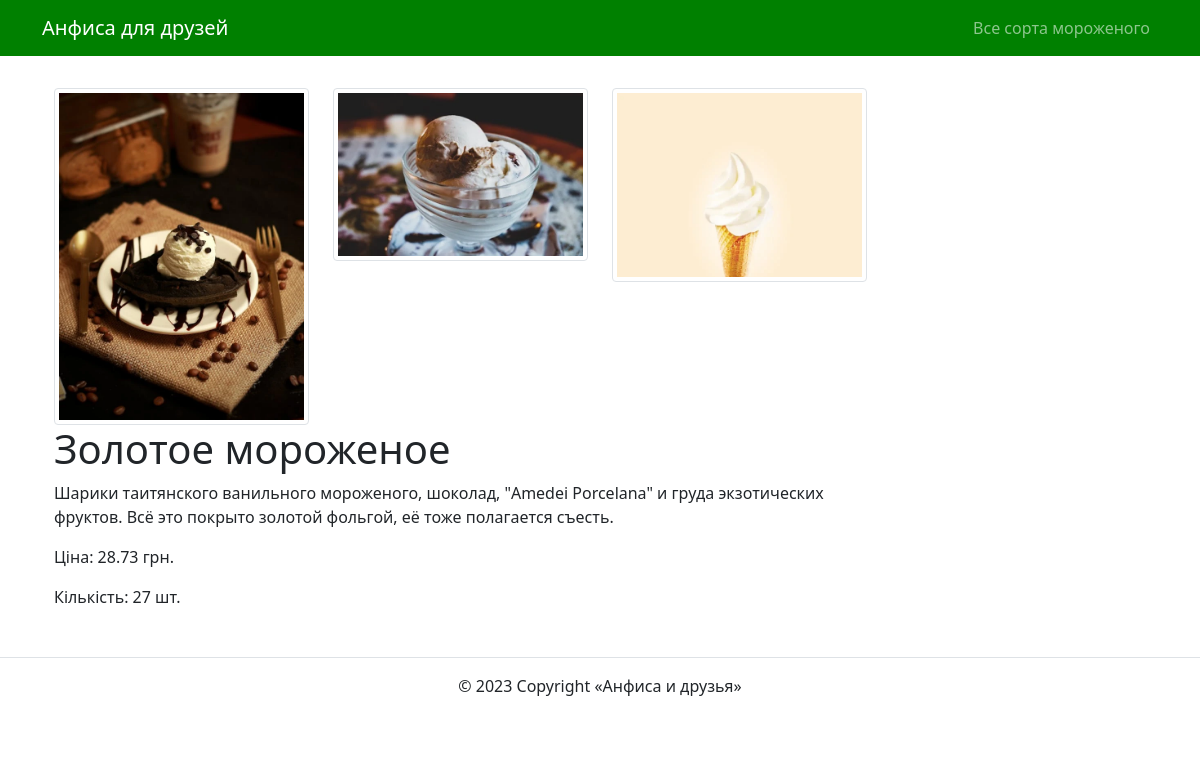
The page /ice_cream/1/ on the database its author committed.
### ice_cream/models.py (models this page shows, shortened)
class Image(models.Model):
    id = models.UUIDField(primary_key=True, editable=False, default=uuid.uuid4)
    ice_cream = models.ForeignKey(IceCream, on_delete=models.CASCADE, related_name='images')
    image = ProcessedImageField(
        verbose_name='Зображення',
        upload_to=get_image_path,
        processors=[],
        format='WEBP',
        options={'quality': 90},
    )
    thumbnail = ImageSpecField(
        source='image',
        processors=[ResizeToCover(300, 300)],
        format='WEBP',
        options={'quality': 50},
    )
    is_main = models.BooleanField(default=False, verbose_name='Основне зображення')

class IceCream(models.Model):
    name = models.CharField('Название', max_length=200)
    description = models.TextField('Описание')
    on_main = models.BooleanField('На главную?', default=True)
    image = ProcessedImageField(
        verbose_name='Зображення',
        upload_to='icecreams/',
        processors=[ResizeToFit(820, 440)],
        format='WEBP',
        options={'quality': 90},
        blank=True,
        null=True
    )
    quantity = models.PositiveIntegerField(verbose_name='Кількість', default=0)
    price = models.DecimalField(max_digits=10, decimal_places=2, verbose_name='Ціна', default=0.0)
    class Meta:
        ordering = ('name',)
        verbose_name = 'мороженое'
        verbose_name_plural = 'мороженое'

### ice_cream/views.py (the view)
# urls.py: path('ice_cream/<int:pk>/', views.ice_cream_detail, name='ice_cream_detail'),
def ice_cream_detail(request, pk):
    template = 'ice_cream/ice_cream_detail.html'
    ice_cream = IceCream.objects.get(pk=pk)
    context = {
        'ice_cream': ice_cream,
    }
    return render(request, template, context)

### templates/ice_cream/ice_cream_detail.html
{% extends 'base.html' %}
{% load static %}
{% block content %}
<div class="container py-2">
  <div class="row py-3">
    {% for image in ice_cream.images.all %}
    <div class="col-12 col-md-5 col-xl-3" >
      <img class="img-fluid img-thumbnail" src="{{ image.image.url }}" alt="">
    </div>
    {% endfor %}
    <div class="col-12 col-md-7 col-xl-9">
      <h1>{{ ice_cream.name }}</h1>
      <p>{{ ice_cream.description }}</p>
      <p>Ціна: {{ ice_cream.price }} грн.</p>
      <p>Кількість: {{ ice_cream.quantity }} шт.</p>
    </div>
  </div>
</div>
{% endblock %}

### rows shown on the page
Image: image (picture)
Image: image (picture)
Image: image (picture)
IceCream: name "Золотое мороженое", description "Шарики таитянского ванильного мороженого, шоколад, \"Amedei Porcelana\" и груда экзотических фруктов. Всё это покрыто золотой фольгой, её тоже полагается съесть.", price "28.73", quantity "27"
